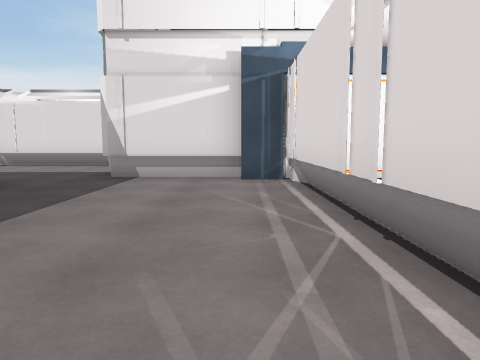
View 1 (above)

21 first-person views from a walk through a scene from a Unity 3-D project. The camera is 1.2 m above the floor, tilts 6° down and sees 70° across. The floor is counted in squares, 2 m on a side. Each view is taken from the middle of a square. On the plan, view 1 faces up. The plan holds only what a view shows up to about 10 squares ahead; the rest is blank. The place goes on beyond the plan. The player character is not drawn. Some surface patterns are stand-ins.

View 2
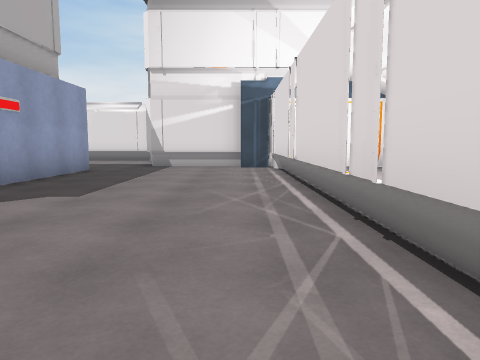

View 3
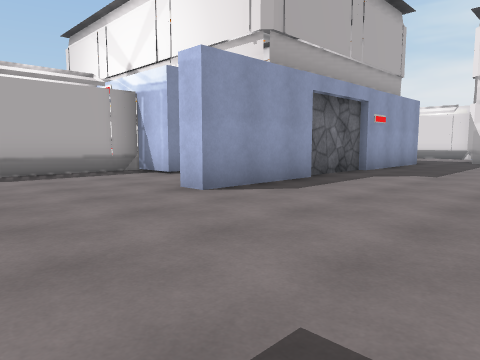

View 4
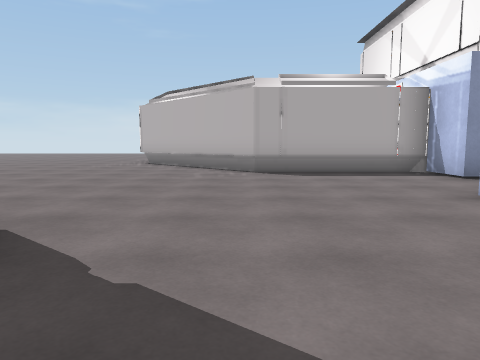

View 5
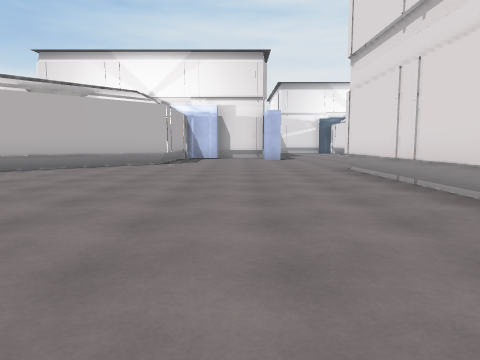

View 6
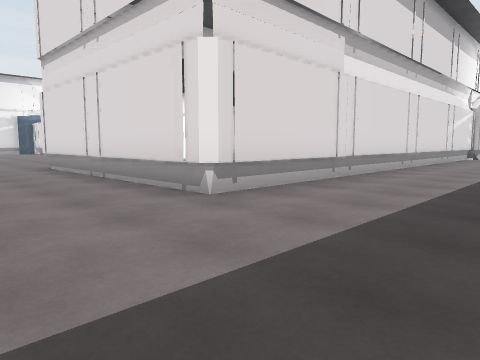

View 7
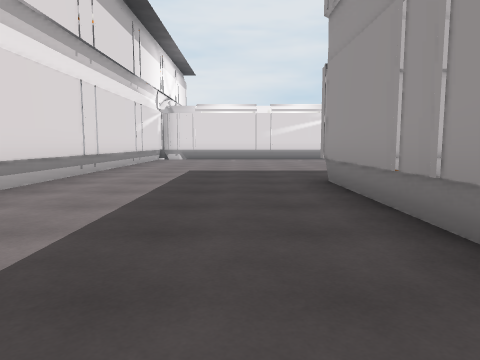

View 8
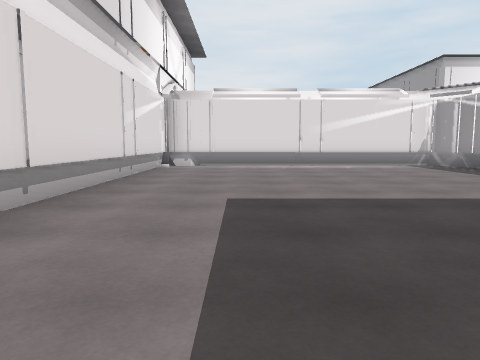

View 9
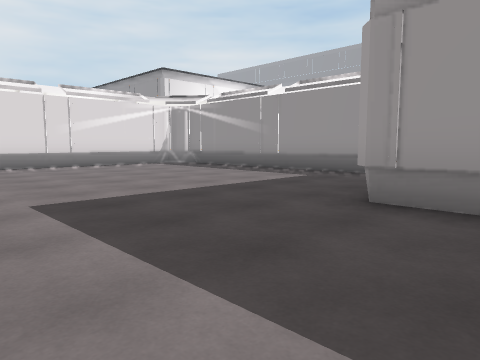

View 10
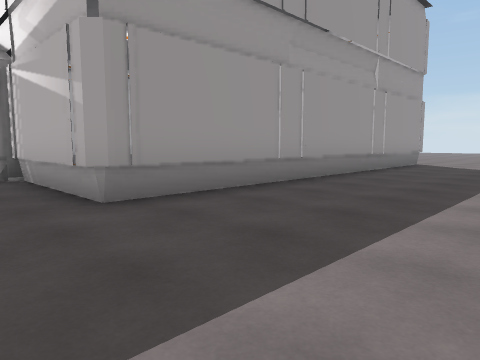

View 11
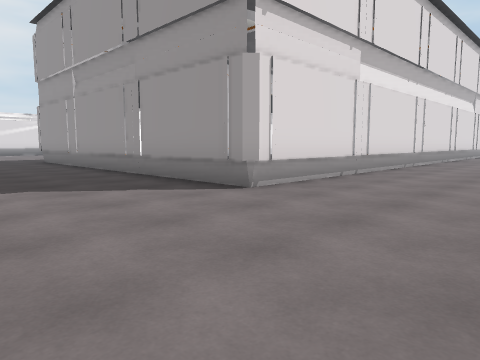

View 12
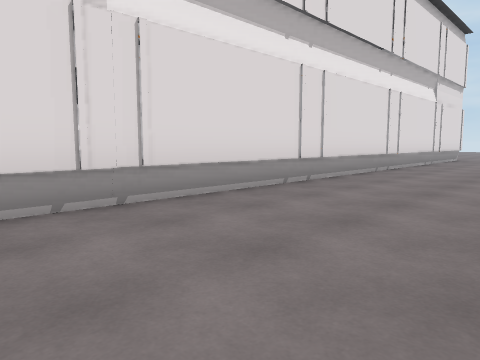

View 13
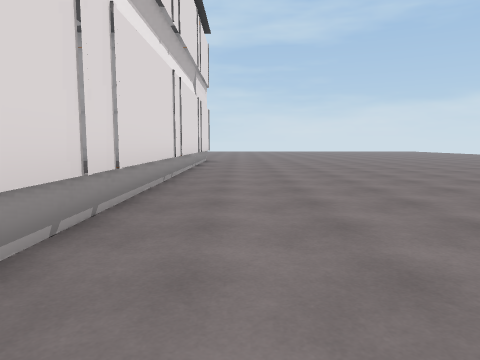

View 14
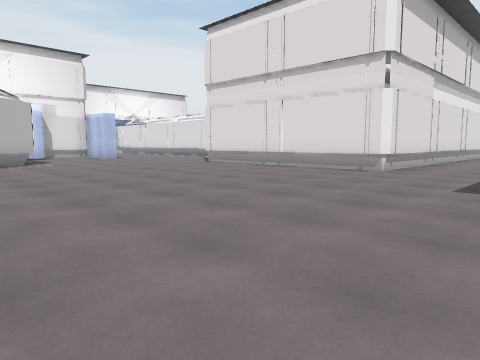

View 15
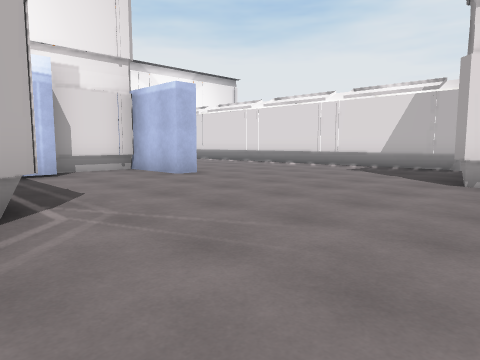

View 16
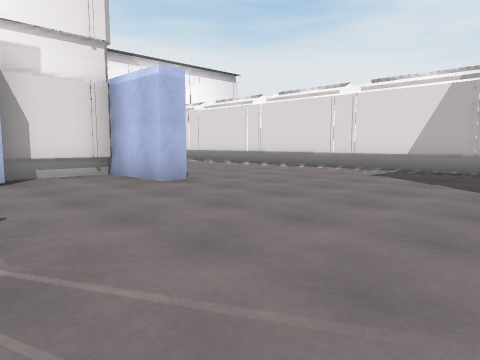

View 17
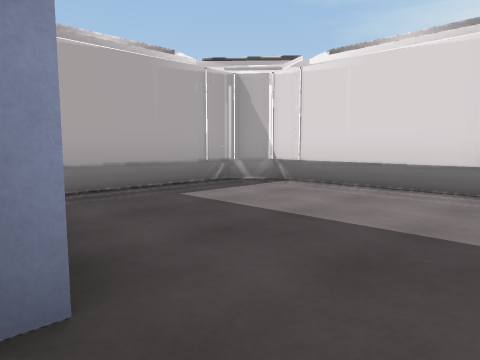

View 18
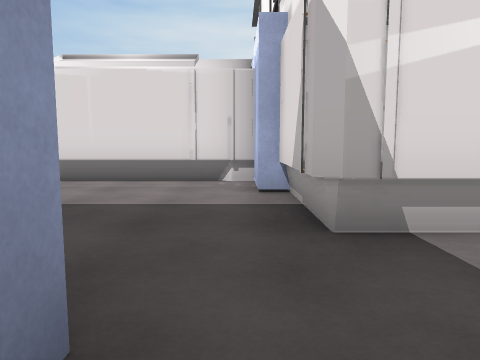

View 19
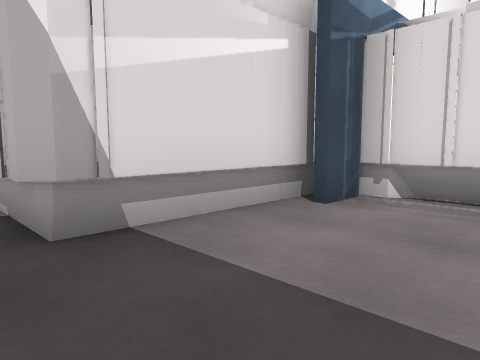

View 20
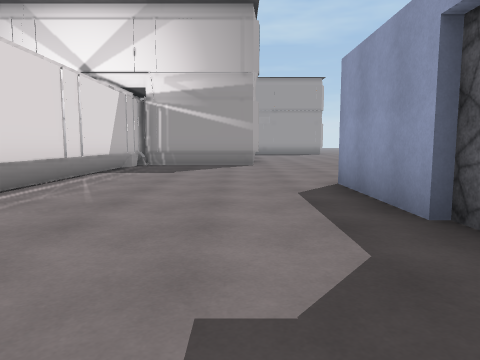

View 21
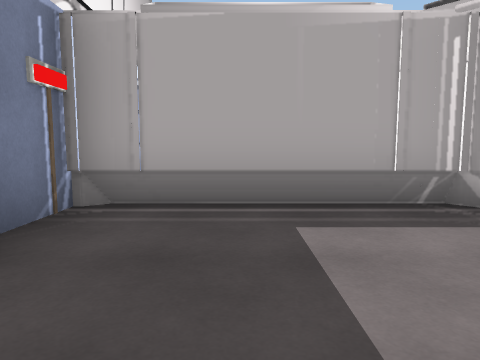

### Floor plan
Points are (right, up) in squares from view 1. A wall is a line through its corners. A room is listed if a view was taken in it or the views show most of it. See-through windows are left out.
Room 1 (views 1, 2, 3, 4, 5, 6, 7, 8, 9, 10, 11, 12, 13, 14, 15, 16, 17, 18, 19, 20)
walls: (-5.9, -2.1) (-7.2, -2.1) (-7.2, -5.7) (-10.2, -8.7); (-4, -1.5) (-5.9, -1.5); (-3.5, -0.6) (-3.5, -3.2) (-4, -3.2) (-4, -0.2); (-3.7, 1.5) (-3.7, -0.8); (-3.5, 5) (-3.5, 2.4); (-6.9, -31.5) (-6.9, -18.3) (2.7, -18.3) (2.7, -21.6) (9.9, -21.6) (10.4, -21.3) (10.4, -14) (-2.5, -14) (-2.5, -7.7) (0.8, -7.7) (0.8, 5.9); (0.6, 6.1) (-2.5, 6.1); (3.7, 5.8) (0, 5.8)
low walls: (1, -7) (1, -1.9); (4.1, -21.8) (8.4, -21.8); (1, -1.7) (1, 0.4); (1, 0.5) (1, 4.4); (9.2, -21.8) (9.9, -21.8); (1, 4.5) (1, 5.4)
ways out: opening at (-3.5, 6.5) to room 2
Room 2 (view 21)
walls: (-2.5, 6.1) (-2.5, 8.2) (-2.8, 8.2) (-2.8, 9.4) (-6.7, 9.4) (-7.2, 9.1) (-7.2, 5.8)
low walls: (-3.2, 9.6) (-6.8, 9.6)
ways out: opening at (-3.5, 6.5) to room 1
objects: other object (-7, 5)

Positions as (right, up) in squares from view 1, and headings:
1: (0, 0), facing up
2: (0, -3), facing up
3: (0, -6), facing up-left
4: (0, -6), facing left
5: (-5, -16), facing up
6: (-5, -17), facing up-right
7: (-3, -17), facing right
8: (1, -16), facing right
9: (1, -15), facing down-right
10: (4, -15), facing down-left
11: (-10, -15), facing down-right
12: (-10, -20), facing down-right
13: (-8, -22), facing down
14: (-10, -17), facing up-right
15: (-8, -9), facing up-right
16: (-7, -8), facing up-right
17: (-3, 5), facing up-left
18: (-3, 4), facing up
19: (-3, 4), facing up-right
20: (-2, 2), facing down
21: (-4, 7), facing left
